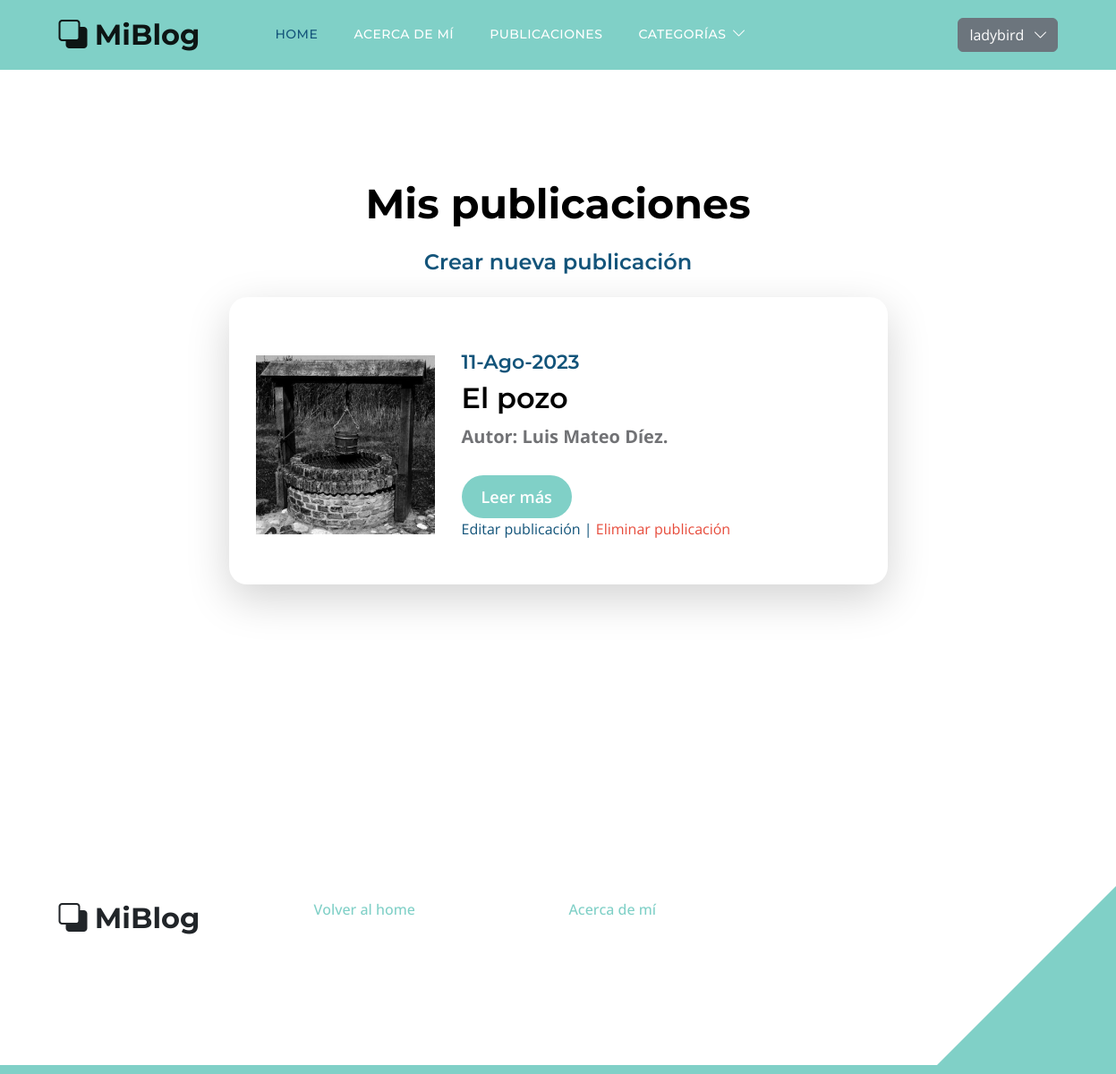
The app's page /perfiles/mis_publicaciones/ (signed in), older data.
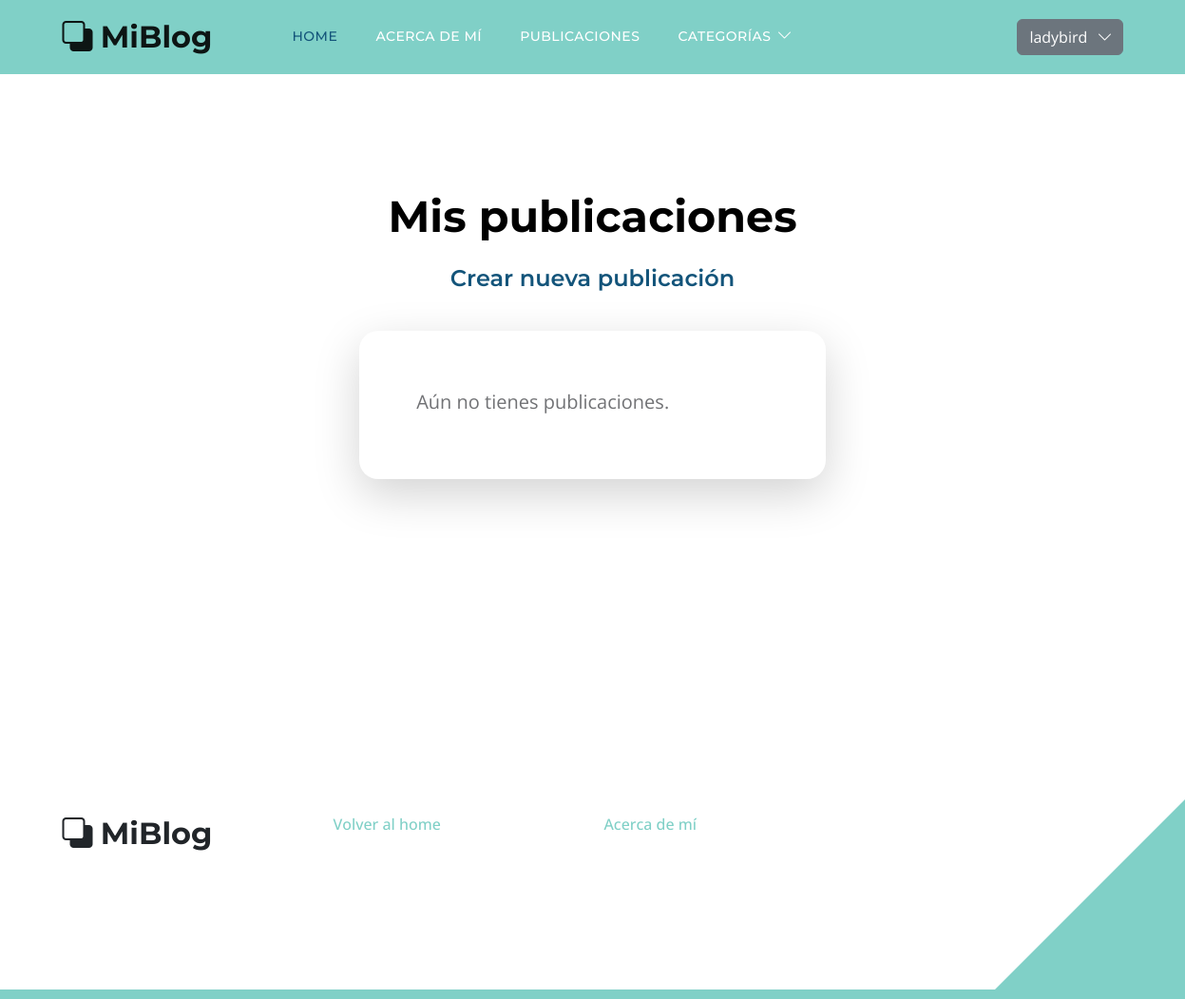
The same page, newer data.
### blog/models.py (models this page shows, shortened)
class Post(models.Model):
    titulo = models.CharField(max_length=255)
    slug = models.SlugField(unique=True)
    subtitulo = models.TextField()
    cuerpo = models.TextField()
    autor = models.ForeignKey(settings.AUTH_USER_MODEL, on_delete=models.SET_NULL, null=True)
    fecha = models.DateTimeField(auto_now_add=True)
    categoria = models.ManyToManyField('Categoria')
    imagen = models.ImageField(blank=True, null=True)
    class Meta:
        ordering = ('-fecha',)

### perfiles/views.py (the view)
# urls.py: path('mis_publicaciones/', views.user_posts, name='mis_publicaciones'),
@login_required
def user_posts(request):
    user = request.user
    posts = Post.objects.filter(autor=user)
    context = {'posts': posts}
    return render(request, 'perfiles/user_posts.html', context)

### perfiles/templates/perfiles/user_posts.html (shortened to what this page needs)
{% extends 'base.html' %}
{% block contenido %}
<section class="section-padding">
    <div class="container">
        <div class="row">
            <div class="col-lg-12 col-12 text-center">
                <h2 class="mb-4">Mis publicaciones</h2>
            </div>
            <div class="col-lg-12 col-12 text-center">
                <h5><a href="{% url 'blog:crear_post' %}">Crear nueva publicación</a></h5>
            </div>
            <div class="col-lg-8 col-12 mt-3 mx-auto">
                {% for post in posts %}
                    <div class="custom-block custom-block-topics-listing bg-white shadow-lg mb-5">
                        <div class="d-flex">
                            {% if post.imagen %}
                                <img src="{{ post.imagen.url }}" class="custom-block-image img-fluid" alt="imagen">
                            {% endif %}
                            <div class="custom-block-topics-listing-info d-flex">
                                <div>
                                    <h6 class="subtitle is-4">{{ post.fecha|date:'d-M-Y' }}</h6>
                                    <h3 class="mb-2">{{ post.titulo }}</h3>
                                    <p class="mb-1"><strong>{{ post.subtitulo }}</strong></p>
                                    <a href="{% url 'blog:detalle' post.id %}" class="btn custom-btn mt-3 mt-lg-4">Leer más</a>
                                    <br>
                                    <a href="{% url 'blog:editar_post' post.id %}">Editar publicación | </a>
                                    <a style="color:#E74C3C;" href="{% url 'blog:eliminar_post' post.id %}">Eliminar publicación</a>
                                </div>
                            </div>
                        </div>
                    </div>
                {% empty %}
                    <div class="col-lg-8 col-12 mt-3 mx-auto">
                        <div class="custom-block custom-block-topics-listing bg-white shadow-lg mb-5">
                            <div class="d-flex">
                                <div class="custom-block-topics-listing-info d-flex">
                                    <div class="col-lg-12 col-12 text-center">
                                            <p>Aún no tienes publicaciones.</p>
                                    </div>
                                </div>
                            </div>
                        </div>
                    </div>
                {% endfor %}
            </div>
        </div>
    </div>
</section>
{% endblock contenido %}

Row changes from the older to the newer data that the page shows:
removed Post: imagen (picture), fecha "11-Ago-2023", titulo "El pozo", subtitulo "Autor: Luis Mateo Díez."
Text that changed along with them:
text now shown: "Aún no tienes publicaciones."
